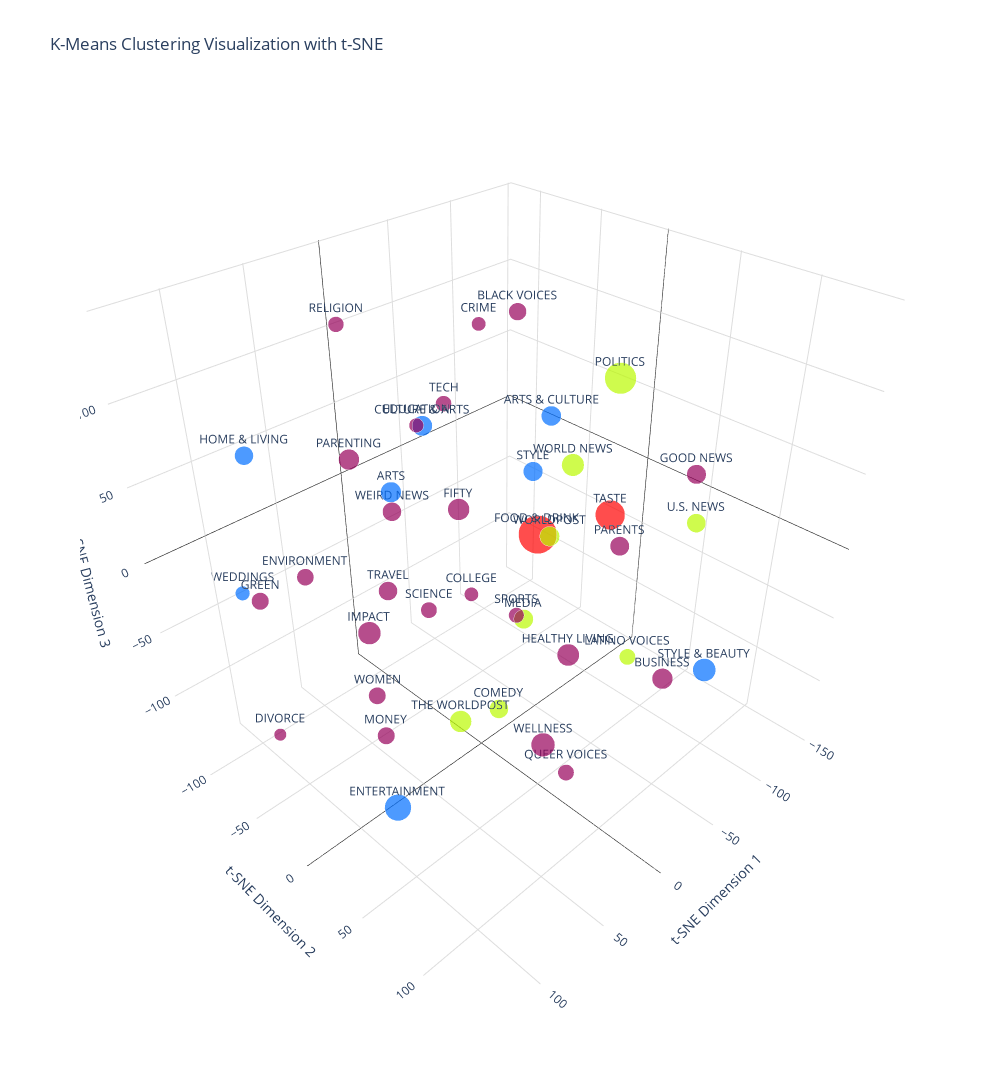

Notebook code cell kept with this figure:
### Markdown cell above
<h2 id="visualization">Visualize Category Clusterization</a>

### Code cell
import plotly.graph_objects as go

size_scale_factor = 30
marker_sizes = np.array(category_dominance_scores) * size_scale_factor

fig = go.Figure(
    data=[go.Scatter3d(
        x=reduced_data[:, 0],
        y=reduced_data[:, 1],
        z=reduced_data[:, 2],
        mode='markers',
        marker=dict(
            size=marker_sizes,
            color=kmeans_results.labels_,
            colorscale='Rainbow',
            symbol='circle',
        ),
        text=category_names,
        textposition='top center',
    )],
    layout=go.Layout(
        width=1000,
        height=1200,
        scene=dict(
            xaxis=dict(
                showbackground=False,
                showgrid=True,
                gridcolor='#ddd',
                zerolinecolor='black',
            ),
            yaxis=dict(
                showbackground=False,
                showgrid=True,
                gridcolor='#ddd',
                zerolinecolor='black',
            ),
            zaxis=dict(
                showbackground=False,
                showgrid=True,
                gridcolor='#ddd',
                zerolinecolor='black',
            ),
            xaxis_title='t-SNE Dimension 1',
            yaxis_title='t-SNE Dimension 2',
            zaxis_title='t-SNE Dimension 3',
        ),
        title='K-Means Clustering Visualization with t-SNE'
    ),
)


fig.update_traces(mode='markers+text')

fig.show()

### Figure 1 — Plotly figure (JSON) as saved in the notebook; plotly's stock layout.template omitted (floating-point values rounded to 4 significant figures)
{"data": [{"marker": {"color": [1, 1, 0, 0, 0, 2, 0, 1, 0, 0, 1, 0, 0, 3, 0, 0, 0, 1, 0, 2, 2, 0, 0, 0, 2, 0, 0, 0, 0, 1, 1, 3, 0, 2, 0, 2, 1, 0, 0, 0, 2, 2], "colorscale": [[0.0, "rgb(150,0,90)"], [0.125, "rgb(0,0,200)"], [0.25, "rgb(0,25,255)"], [0.375, "rgb(0,152,255)"], [0.5, "rgb(44,255,150)"], [0.625, "rgb(151,255,0)"], [0.75, "rgb(255,234,0)"], [0.875, "rgb(255,111,0)"], [1.0, "rgb(255,0,0)"]], "size": [14.25, 13.81, 12.31, 14.33, 9.729, 13.05, 9.841, 14.07, 8.578, 10.1, 18.42, 11.73, 15.04, 26.61, 13.43, 12.04, 15.31, 13.03, 15.8, 11.17, 13.43, 12.0, 14.38, 13.3, 21.89, 11.2, 10.9, 11.22, 10.69, 13.51, 15.92, 20.57, 11.04, 15.05, 13.08, 13.11, 10.01, 13.08, 16.45, 11.88, 15.54, 13.7], "symbol": "circle"}, "mode": "markers+text", "text": ["ARTS", "ARTS & CULTURE", "BLACK VOICES", "BUSINESS", "COLLEGE", "COMEDY", "CRIME", "CULTURE & ARTS", "DIVORCE", "EDUCATION", "ENTERTAINMENT", "ENVIRONMENT", "FIFTY", "FOOD & DRINK", "GOOD NEWS", "GREEN", "HEALTHY LIVING", "HOME & LIVING", "IMPACT", "LATINO VOICES", "MEDIA", "MONEY", "PARENTING", "PARENTS", "POLITICS", "QUEER VOICES", "RELIGION", "SCIENCE", "SPORTS", "STYLE", "STYLE & BEAUTY", "TASTE", "TECH", "THE WORLDPOST", "TRAVEL", "U.S. NEWS", "WEDDINGS", "WEIRD NEWS", "WELLNESS", "WOMEN", "WORLD NEWS", "WORLDPOST"], "textposition": "top center", "x": [61.73, -49.53, -21.62, 8.726, -49.8, -23.83, -67.17, 12.26, 131.0, 79.36, 116.1, 84.85, -15.9, -122.9, -102.0, 130.7, -1.333, 83.1, 21.21, -87.08, 61.78, 59.51, 8.986, -84.01, -127.3, 1.818, 15.38, 51.27, -26.71, -85.87, -62.79, -144.1, -79.68, 49.4, 29.11, -40.76, 86.98, -31.67, 52.7, 123.6, 7.315, -8.06], "y": [1.398, 7.265, 7.632, 138.6, -60.3, -8.199, -68.2, -30.37, -22.0, 44.66, 58.3, -49.62, -33.81, -68.75, 71.38, -21.53, 68.54, -97.86, -82.17, 45.61, 94.06, -21.99, -104.0, 34.96, -7.437, 73.82, -95.67, 14.06, 4.145, -39.63, 117.8, -21.41, -115.5, 34.75, -49.0, 114.9, -117.7, -117.0, 100.4, 59.19, 73.31, 46.1], "z": [69.16, 72.35, 141.8, -1.772, -88.06, -140.9, 98.12, 75.43, -66.51, 130.2, -73.08, 1.935, 7.452, -78.35, 39.67, 25.55, -34.64, 58.26, -93.2, -101.7, 40.49, -117.0, 22.73, -18.67, 63.35, -120.7, 114.7, -4.348, -57.0, 1.487, -53.11, -49.76, 23.88, -73.43, -37.01, 55.82, -44.63, -39.58, -42.98, 9.898, 92.23, 30.45], "type": "scatter3d"}], "layout": {"height": 1200, "scene": {"xaxis": {"gridcolor": "#ddd", "showbackground": false, "showgrid": true, "title": {"text": "t-SNE Dimension 1"}, "zerolinecolor": "black"}, "yaxis": {"gridcolor": "#ddd", "showbackground": false, "showgrid": true, "title": {"text": "t-SNE Dimension 2"}, "zerolinecolor": "black"}, "zaxis": {"gridcolor": "#ddd", "showbackground": false, "showgrid": true, "title": {"text": "t-SNE Dimension 3"}, "zerolinecolor": "black"}}, "title": {"text": "K-Means Clustering Visualization with t-SNE"}, "width": 1000}}
